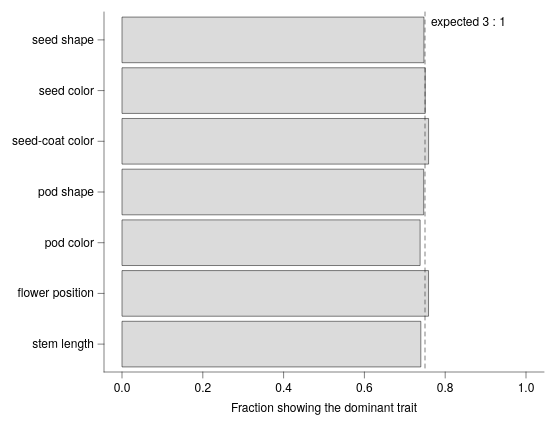

Write the Vega-Lite specification saved for this chart.
### Vega-Lite specification from a JSON file in a GitHub repository (floating-point values rounded to 4 significant figures)
{"background": null, "config": {"arc": {"fill": "#DBDBDB", "fillOpacity": 1.0, "innerRadius": 45.0, "padAngle": 0.03, "stroke": "black", "strokeOpacity": 1, "strokeWidth": 0.25}, "area": {"fill": "#DBDBDB", "fillOpacity": 1.0, "stroke": "black", "strokeOpacity": 1, "strokeWidth": 0.25}, "axis": {"domain": true, "domainCap": "round", "domainColor": "black", "domainWidth": 0.25, "grid": false, "gridCap": "round", "gridColor": "#F1F1F1", "gridDash": [0, 0], "gridOpacity": 1.0, "gridWidth": 0.25, "labelColor": "black", "labelFont": "Helvetica Neue, HelveticaNeue, Helvetica, Arial, sans-serif", "labelFontSize": 6, "labelFontStyle": "normal", "labelFontWeight": 400, "offset": 0, "ticks": true, "tickCap": "round", "tickColor": "black", "tickRound": false, "tickSize": 3, "tickWidth": 0.25, "titleColor": "black", "titleFont": "Helvetica Neue, HelveticaNeue, Helvetica, Arial, sans-serif", "titleFontSize": 6, "titleFontStyle": "normal", "titleFontWeight": 400}, "axisX": {"domain": true, "labelAlign": "center", "labelAngle": 0, "labels": true, "ticks": true, "translate": 0}, "axisY": {"domain": true, "labelAlign": "right", "labelAngle": 0, "labels": true, "ticks": true, "translate": 0}, "axisRight": {"domain": true, "labelAlign": "left", "labelAngle": 0, "labels": true, "ticks": true, "translate": 0}, "axisTop": {"domain": true, "labelAlign": "center", "labelAngle": 0, "labels": true, "ticks": true, "translate": 0}, "axisBand": {"tickOffset": 0}, "bar": {"fill": "#DBDBDB", "fillOpacity": 1.0, "stroke": "black", "strokeOpacity": 1, "strokeWidth": 0.25}, "boxplot": {"size": 16.2, "ticks": {"cornerRadius": 0.25, "fill": "black", "opacity": 1, "size": 8.1, "thickness": 0.25}, "box": {"fillOpacity": 1.0, "stroke": "black", "strokeOpacity": 1, "strokeWidth": 0.25}, "median": {"cornerRadius": 0, "fill": "black", "fillOpacity": 1.0, "opacity": 1, "size": 16.2, "thickness": 0.25}, "rule": {"fill": "black", "fillOpacity": 1.0, "size": 18.0, "stroke": "black", "strokeDash": [0, 0], "strokeOpacity": 1, "strokeWidth": 0.25}, "outliers": {"color": "black", "fill": "black", "fillOpacity": 1.0, "size": 0, "stroke": "black", "strokeOpacity": 1, "strokeWidth": 0.25}}, "circle": {"fill": "black", "fillOpacity": 1.0, "size": 2.25, "stroke": null, "strokeOpacity": 1, "strokeWidth": 0.25}, "errorband": {"band": {"fillOpacity": 0.6, "stroke": null, "strokeWidth": 0.25, "strokeOpacity": 1}, "borders": {"opacity": 0, "strokeOpacity": 1, "strokeWidth": 0.25}}, "errorbar": {"opacity": 1, "rule": {"strokeDash": [0, 0], "strokeWidth": 0.25}, "ticks": {"color": "black", "cornerRadius": 0.125, "opacity": 1, "size": 10.8, "thickness": 0.25}, "thickness": 0.25}, "font": "Helvetica Neue, HelveticaNeue, Helvetica, Arial, sans-serif", "geoshape": {"fill": "#DBDBDB", "fillOpacity": 1.0, "stroke": "black", "strokeOpacity": 1, "strokeWidth": 0.25}, "header": {"labelColor": "black", "labelFont": "Helvetica Neue, HelveticaNeue, Helvetica, Arial, sans-serif", "labelFontSize": 6, "labelFontStyle": "normal", "labelFontWeight": 400, "titleColor": "black", "titleFont": "Helvetica Neue, HelveticaNeue, Helvetica, Arial, sans-serif", "titleFontSize": 6, "titleFontStyle": "normal", "titleFontWeight": 400, "titlePadding": 0}, "legend": {"disable": false, "offset": 4.5, "titlePadding": 4, "labelOffset": 2, "gradientLabelOffset": 2, "columnPadding": 4, "rowPadding": 2, "gradientLength": 90.0, "gradientThickness": 9.0, "gradientOpacity": 1.0, "gradientStrokeColor": "black", "gradientStrokeWidth": 0.25, "labelColor": "black", "labelFont": "Helvetica Neue, HelveticaNeue, Helvetica, Arial, sans-serif", "labelFontSize": 6, "labelFontStyle": "normal", "labelFontWeight": 400, "strokeColor": "black", "strokeWidth": 0, "symbolSize": 36, "symbolStrokeColor": "black", "symbolStrokeWidth": 0.25, "titleColor": "black", "titleFont": "Helvetica Neue, HelveticaNeue, Helvetica, Arial, sans-serif", "titleFontSize": 6, "titleFontStyle": "normal", "titleFontWeight": 400}, "line": {"color": "black", "stroke": "black", "strokeCap": "butt", "strokeDash": [0, 0], "strokeOpacity": 1, "strokeWidth": 0.5}, "point": {"filled": true, "fill": "#DBDBDB", "fillOpacity": 1.0, "size": 9.0, "stroke": "black", "strokeOpacity": 1, "strokeWidth": 0.25}, "range": {"category": ["#B2B2B2", "#4A7CD3", "#008542", "#664CAF", "#509F98", "#636363", "#284F93", "#005226", "#382864", "#285753"], "diverging": {"scheme": ["#443E60", "#5F597E", "#7C759B", "#9994B6", "#B7B4CC", "#D6D5DC", "#F6F6F6", "#D1DAD9", "#A4C2BF", "#7AA9A4", "#578E89", "#37736E", "#1B5954"]}, "heatmap": {"scheme": ["#440154", "#472270", "#433E82", "#38598C", "#2C728E", "#238A8D", "#24A086", "#39B578", "#5DC862", "#96D646", "#CAE02D", "#FDE724"]}, "ordinal": {"scheme": ["#F1F1F1", "#DBDBDB", "#C6C6C6", "#B2B2B2", "#9D9D9D", "#898989", "#767676", "#636363", "#515151", "#404040", "#2F2F2F", "#1F1F1F"]}, "ramp": {"scheme": ["#440154", "#472270", "#433E82", "#38598C", "#2C728E", "#238A8D", "#24A086", "#39B578", "#5DC862", "#96D646", "#CAE02D", "#FDE724"]}}, "rule": {"color": "black", "stroke": "black", "strokeCap": "round", "strokeDash": [2, 2], "strokeOpacity": 1, "strokeWidth": 0.25}, "scale": {"barBandPaddingInner": 0.1, "rectBandPaddingInner": 0, "tickBandPaddingInner": 0.1, "bandPaddingOuter": 0.1, "bandWithNestedOffsetPaddingInner": 0.2, "bandWithNestedOffsetPaddingOuter": 0.2, "offsetBandPaddingInner": 0, "offsetBandPaddingOuter": 0, "continuousPadding": 9.0, "round": false}, "rect": {"fill": "#DBDBDB", "fillOpacity": 1.0, "stroke": "black", "strokeOpacity": 1, "strokeWidth": 0.25}, "square": {"fill": "#DBDBDB", "fillOpacity": 1.0, "size": 18.0, "stroke": "black", "strokeOpacity": 1, "strokeWidth": 0.25}, "text": {"color": "black", "font": "Helvetica Neue, HelveticaNeue, Helvetica, Arial, sans-serif", "fontSize": 6, "fontStyle": "normal", "fontWeight": 400}, "tick": {"color": "black", "cornerRadius": 0.125, "opacity": 1.0, "size": 16.2, "thickness": 0.25}, "title": {"anchor": "middle", "frame": "group", "color": "black", "font": "Helvetica Neue, HelveticaNeue, Helvetica, Arial, sans-serif", "fontSize": 6, "fontStyle": "normal", "fontWeight": 400, "subtitleColor": "black", "subtitleFont": "Helvetica Neue, HelveticaNeue, Helvetica, Arial, sans-serif", "subtitleFontSize": 6, "subtitleFontStyle": "normal", "subtitleFontWeight": 400}, "trail": {"color": "black", "opacity": 1, "size": 0.5}, "view": {"continuousWidth": 220, "continuousHeight": 180, "discreteWidth": 220, "discreteHeight": 180, "fill": null, "stroke": null, "strokeWidth": 0.25}}, "layer": [{"data": {"name": "data-ca4a6e02a8b0cf0b63fd514d3be70954"}, "mark": {"type": "bar"}, "encoding": {"x": {"field": "frac", "scale": {"domain": [0, 1], "nice": false}, "title": "Fraction showing the dominant trait", "type": "quantitative"}, "y": {"field": "trait", "sort": ["seed shape", "seed color", "seed-coat color", "pod shape", "pod color", "flower position", "stem length"], "title": null, "type": "nominal"}}}, {"layer": [{"data": {"values": [{"__dysonsphere__": 1}]}, "mark": {"type": "rule", "opacity": 1.0}, "encoding": {"x": {"datum": 0.75}}}, {"data": {"values": [{"__dysonsphere__": 1}]}, "mark": {"type": "text", "align": "left", "baseline": "top", "dx": 3, "dy": 0, "fontSize": 6}, "encoding": {"text": {"value": "expected 3 : 1"}, "x": {"datum": 0.75}, "y": {"value": 2}}}]}], "$schema": "https://vega.github.io/schema/vega-lite/v6.4.1.json", "datasets": {"data-ca4a6e02a8b0cf0b63fd514d3be70954": [{"trait": "seed shape", "dominant": 5474, "recessive": 1850, "frac": 0.7474}, {"trait": "seed color", "dominant": 6022, "recessive": 2001, "frac": 0.7506}, {"trait": "seed-coat color", "dominant": 705, "recessive": 224, "frac": 0.7589}, {"trait": "pod shape", "dominant": 882, "recessive": 299, "frac": 0.7468}, {"trait": "pod color", "dominant": 428, "recessive": 152, "frac": 0.7379}, {"trait": "flower position", "dominant": 651, "recessive": 207, "frac": 0.7587}, {"trait": "stem length", "dominant": 787, "recessive": 277, "frac": 0.7397}]}}
